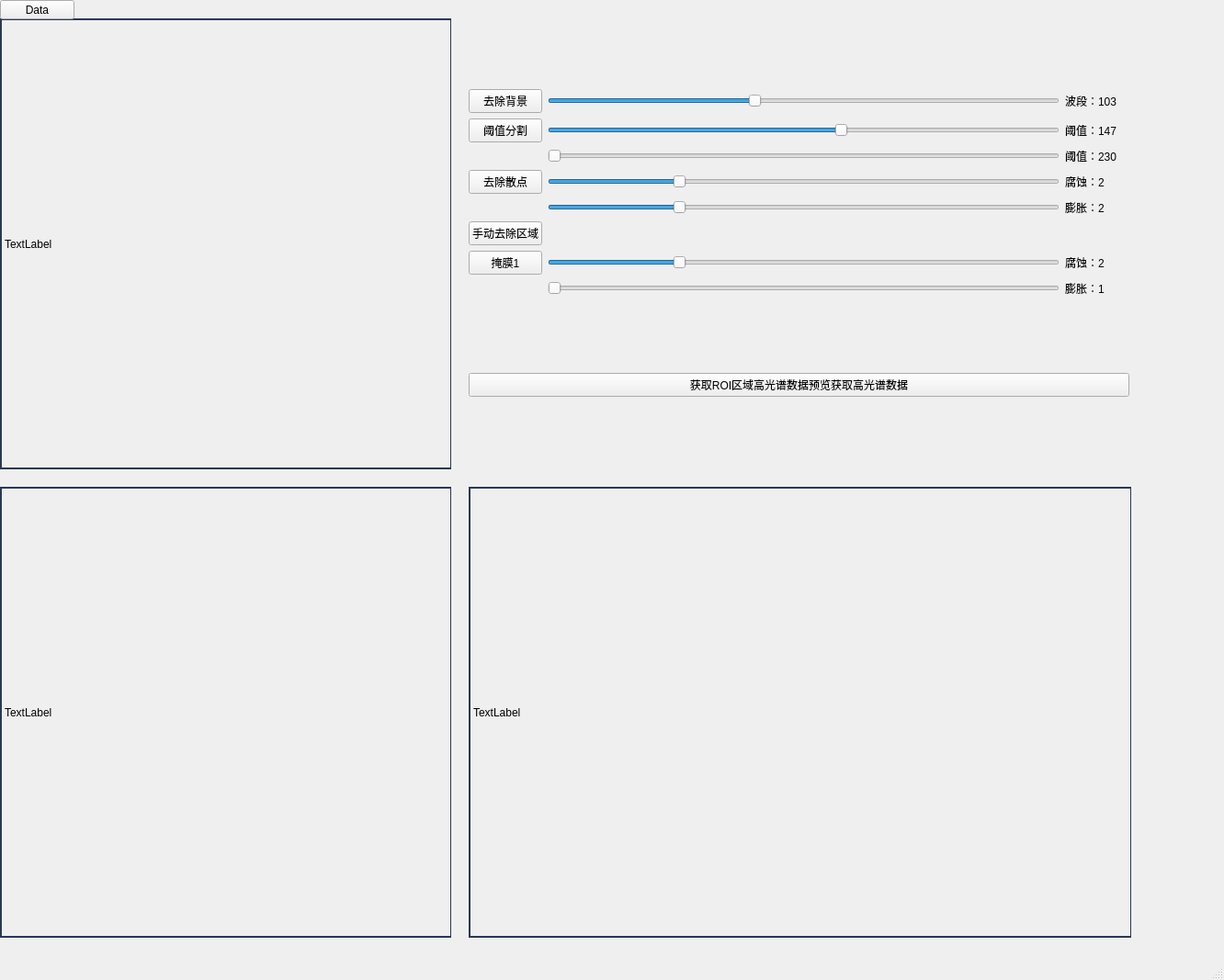
<?xml version="1.0" encoding="UTF-8"?>
<ui version="4.0">
 <class>MainWindow</class>
 <widget class="QMainWindow" name="MainWindow">
  <property name="geometry">
   <rect>
    <x>0</x>
    <y>0</y>
    <width>1332</width>
    <height>1067</height>
   </rect>
  </property>
  <property name="windowTitle">
   <string>MainWindow</string>
  </property>
  <widget class="QWidget" name="centralwidget">
   <widget class="QWidget" name="horizontalWidget_5" native="true">
    <property name="geometry">
     <rect>
      <x>0</x>
      <y>530</y>
      <width>491</width>
      <height>491</height>
     </rect>
    </property>
    <property name="styleSheet">
     <string notr="true">border: 1px solid rgb(41, 57, 85)</string>
    </property>
    <layout class="QHBoxLayout" name="horizontalLayout_5">
     <property name="leftMargin">
      <number>1</number>
     </property>
     <property name="topMargin">
      <number>1</number>
     </property>
     <property name="bottomMargin">
      <number>1</number>
     </property>
     <item>
      <widget class="QLabel" name="label_24">
       <property name="text">
        <string>TextLabel</string>
       </property>
      </widget>
     </item>
    </layout>
   </widget>
   <widget class="QWidget" name="horizontalWidget" native="true">
    <property name="geometry">
     <rect>
      <x>0</x>
      <y>20</y>
      <width>491</width>
      <height>491</height>
     </rect>
    </property>
    <property name="styleSheet">
     <string notr="true">border: 1px solid rgb(41, 57, 85)</string>
    </property>
    <layout class="QHBoxLayout" name="horizontalLayout">
     <property name="leftMargin">
      <number>1</number>
     </property>
     <property name="topMargin">
      <number>1</number>
     </property>
     <property name="bottomMargin">
      <number>1</number>
     </property>
     <item>
      <widget class="QLabel" name="label">
       <property name="text">
        <string>TextLabel</string>
       </property>
      </widget>
     </item>
    </layout>
   </widget>
   <widget class="QPushButton" name="pushButton_13">
    <property name="geometry">
     <rect>
      <x>0</x>
      <y>0</y>
      <width>81</width>
      <height>21</height>
     </rect>
    </property>
    <property name="text">
     <string>Data</string>
    </property>
   </widget>
   <widget class="QWidget" name="layoutWidget">
    <property name="geometry">
     <rect>
      <x>510</x>
      <y>20</y>
      <width>719</width>
      <height>489</height>
     </rect>
    </property>
    <layout class="QGridLayout" name="gridLayout_3">
     <item row="0" column="2">
      <layout class="QGridLayout" name="gridLayout_5">
       <item row="0" column="0">
        <layout class="QGridLayout" name="gridLayout_6">
         <item row="6" column="1">
          <widget class="QPushButton" name="pushButton_4">
           <property name="text">
            <string>手动去除区域</string>
           </property>
          </widget>
         </item>
         <item row="4" column="3">
          <widget class="QLabel" name="label_8">
           <property name="text">
            <string>腐蚀：2     </string>
           </property>
          </widget>
         </item>
         <item row="5" column="3">
          <widget class="QLabel" name="label_10">
           <property name="text">
            <string>膨胀：2     </string>
           </property>
          </widget>
         </item>
         <item row="3" column="3">
          <widget class="QLabel" name="label_7">
           <property name="text">
            <string>阈值：230    </string>
           </property>
          </widget>
         </item>
         <item row="7" column="1">
          <widget class="QPushButton" name="pushButton_5">
           <property name="text">
            <string>掩膜1</string>
           </property>
          </widget>
         </item>
         <item row="4" column="2">
          <widget class="QSlider" name="horizontalSlider_3">
           <property name="minimum">
            <number>1</number>
           </property>
           <property name="maximum">
            <number>5</number>
           </property>
           <property name="pageStep">
            <number>1</number>
           </property>
           <property name="value">
            <number>2</number>
           </property>
           <property name="orientation">
            <enum>Qt::Horizontal</enum>
           </property>
          </widget>
         </item>
         <item row="5" column="2">
          <widget class="QSlider" name="horizontalSlider_4">
           <property name="minimum">
            <number>1</number>
           </property>
           <property name="maximum">
            <number>5</number>
           </property>
           <property name="pageStep">
            <number>1</number>
           </property>
           <property name="value">
            <number>2</number>
           </property>
           <property name="sliderPosition">
            <number>2</number>
           </property>
           <property name="orientation">
            <enum>Qt::Horizontal</enum>
           </property>
          </widget>
         </item>
         <item row="8" column="3">
          <widget class="QLabel" name="label_14">
           <property name="text">
            <string>膨胀：1     </string>
           </property>
          </widget>
         </item>
         <item row="1" column="2">
          <widget class="QSlider" name="horizontalSlider_2">
           <property name="minimum">
            <number>1</number>
           </property>
           <property name="maximum">
            <number>255</number>
           </property>
           <property name="pageStep">
            <number>1</number>
           </property>
           <property name="value">
            <number>147</number>
           </property>
           <property name="orientation">
            <enum>Qt::Horizontal</enum>
           </property>
          </widget>
         </item>
         <item row="4" column="1">
          <widget class="QPushButton" name="pushButton_3">
           <property name="text">
            <string>  去除散点  </string>
           </property>
          </widget>
         </item>
         <item row="0" column="2">
          <widget class="QSlider" name="horizontalSlider">
           <property name="minimum">
            <number>1</number>
           </property>
           <property name="maximum">
            <number>255</number>
           </property>
           <property name="pageStep">
            <number>1</number>
           </property>
           <property name="value">
            <number>103</number>
           </property>
           <property name="sliderPosition">
            <number>103</number>
           </property>
           <property name="orientation">
            <enum>Qt::Horizontal</enum>
           </property>
          </widget>
         </item>
         <item row="7" column="2">
          <widget class="QSlider" name="horizontalSlider_5">
           <property name="minimum">
            <number>1</number>
           </property>
           <property name="maximum">
            <number>5</number>
           </property>
           <property name="pageStep">
            <number>1</number>
           </property>
           <property name="value">
            <number>2</number>
           </property>
           <property name="orientation">
            <enum>Qt::Horizontal</enum>
           </property>
          </widget>
         </item>
         <item row="0" column="3">
          <widget class="QLabel" name="label_4">
           <property name="text">
            <string>波段：103    </string>
           </property>
          </widget>
         </item>
         <item row="8" column="2">
          <widget class="QSlider" name="horizontalSlider_6">
           <property name="minimum">
            <number>1</number>
           </property>
           <property name="maximum">
            <number>5</number>
           </property>
           <property name="pageStep">
            <number>1</number>
           </property>
           <property name="value">
            <number>1</number>
           </property>
           <property name="sliderPosition">
            <number>1</number>
           </property>
           <property name="orientation">
            <enum>Qt::Horizontal</enum>
           </property>
          </widget>
         </item>
         <item row="1" column="1">
          <widget class="QPushButton" name="pushButton_2">
           <property name="text">
            <string>  阈值分割  </string>
           </property>
          </widget>
         </item>
         <item row="7" column="3">
          <widget class="QLabel" name="label_12">
           <property name="text">
            <string>腐蚀：2     </string>
           </property>
          </widget>
         </item>
         <item row="1" column="3">
          <widget class="QLabel" name="label_6">
           <property name="text">
            <string>阈值：147    </string>
           </property>
          </widget>
         </item>
         <item row="0" column="1">
          <widget class="QPushButton" name="pushButton">
           <property name="text">
            <string>  去除背景  </string>
           </property>
          </widget>
         </item>
         <item row="3" column="2">
          <widget class="QSlider" name="horizontalSlider_7">
           <property name="minimum">
            <number>0</number>
           </property>
           <property name="maximum">
            <number>255</number>
           </property>
           <property name="orientation">
            <enum>Qt::Horizontal</enum>
           </property>
          </widget>
         </item>
        </layout>
       </item>
      </layout>
     </item>
     <item row="1" column="2">
      <widget class="QPushButton" name="pushButton_19">
       <property name="text">
        <string>获取ROI区域高光谱数据预览获取高光谱数据</string>
       </property>
      </widget>
     </item>
    </layout>
   </widget>
   <widget class="QWidget" name="horizontalWidget_3" native="true">
    <property name="geometry">
     <rect>
      <x>510</x>
      <y>530</y>
      <width>721</width>
      <height>491</height>
     </rect>
    </property>
    <property name="styleSheet">
     <string notr="true">border: 1px solid rgb(41, 57, 85)</string>
    </property>
    <layout class="QHBoxLayout" name="horizontalLayout_3">
     <property name="leftMargin">
      <number>1</number>
     </property>
     <property name="topMargin">
      <number>1</number>
     </property>
     <property name="bottomMargin">
      <number>1</number>
     </property>
     <item>
      <widget class="QLabel" name="label_17">
       <property name="text">
        <string>TextLabel</string>
       </property>
      </widget>
     </item>
    </layout>
   </widget>
  </widget>
  <widget class="QMenuBar" name="menubar">
   <property name="geometry">
    <rect>
     <x>0</x>
     <y>0</y>
     <width>1332</width>
     <height>26</height>
    </rect>
   </property>
  </widget>
  <widget class="QStatusBar" name="statusbar"/>
 </widget>
 <resources/>
 <connections/>
</ui>
